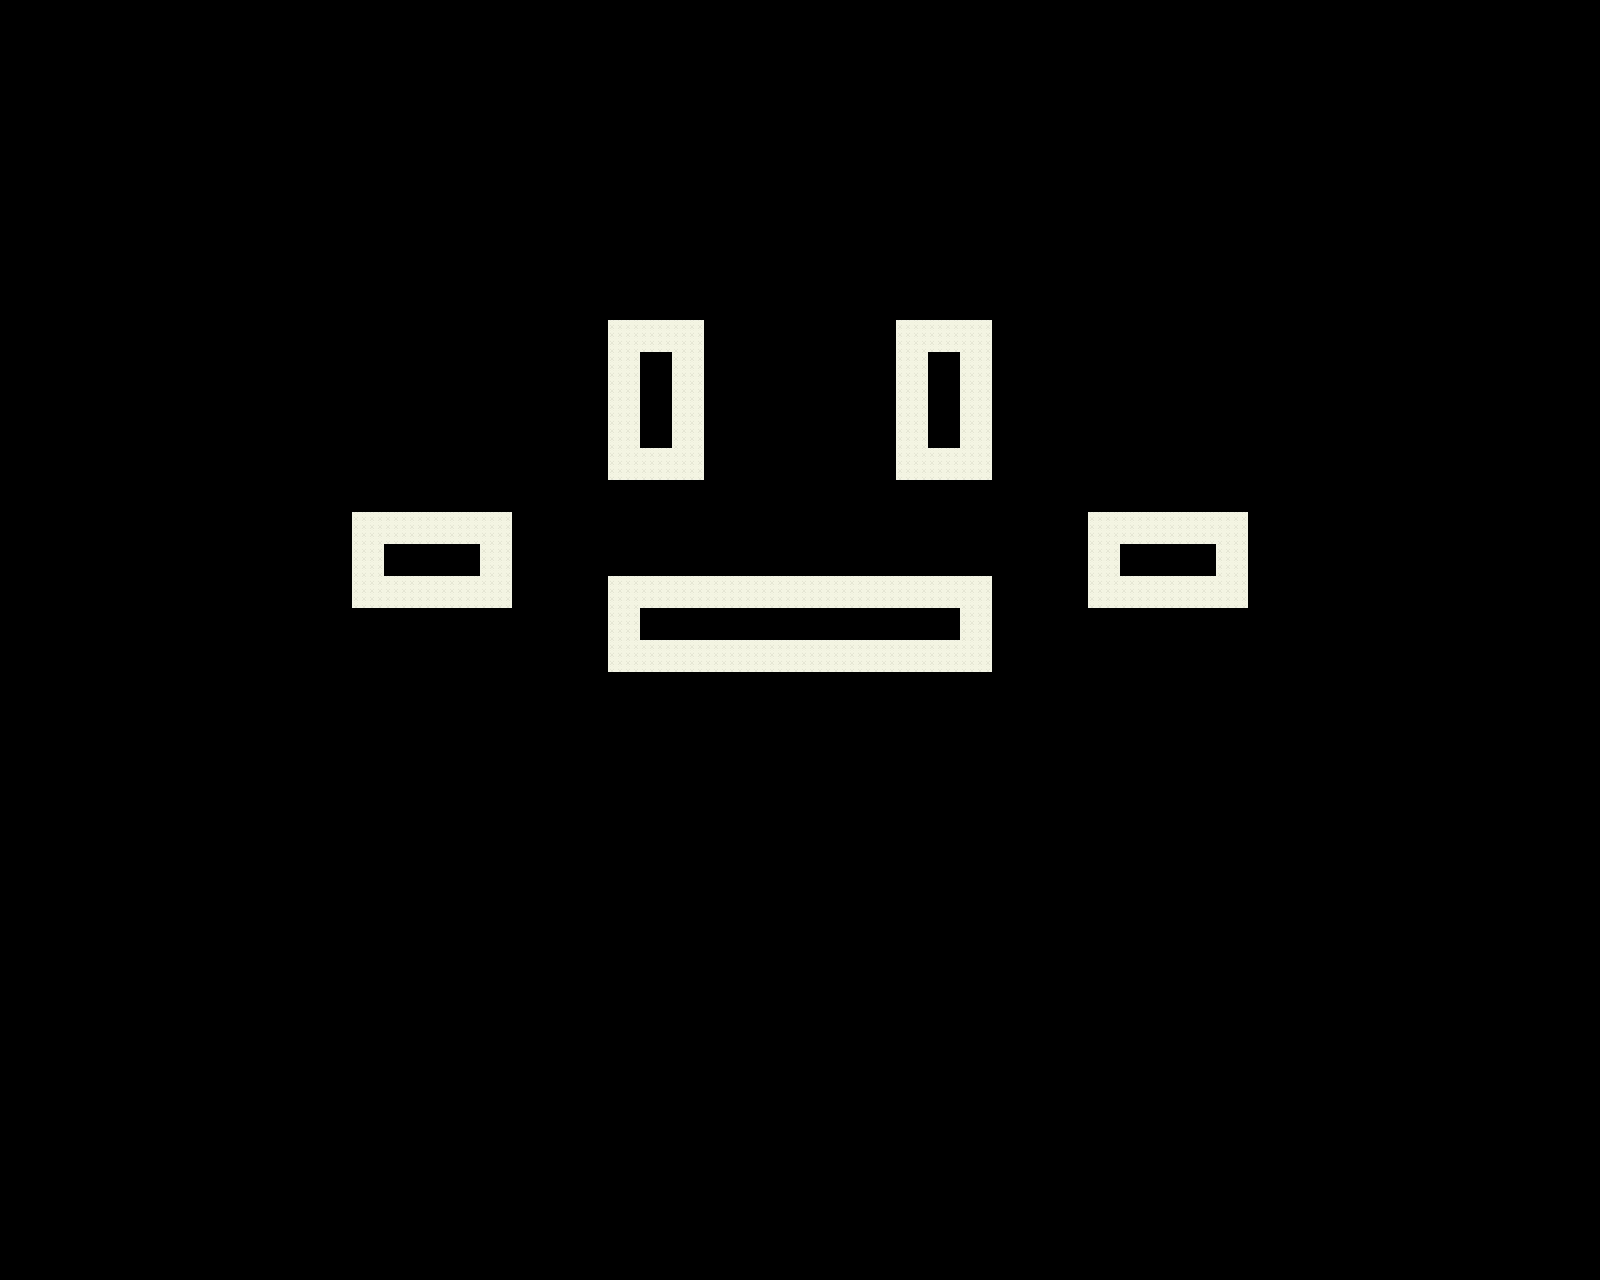

The image is a tile-based game level rendered from a .tmx file. Its description and source (layers, tilesets, objects; grid data summarised) follow:
An orthogonal 50x40 tile map with 32x32 px tiles, 4 tile layers (background layer, player layer, foreground layer, collision layer), 6 tilesets.

<map version="1.0" orientation="orthogonal" width="50" height="40" tilewidth="32" tileheight="32">
 <properties>
  <property name="background color" value="#7ABDFF" />
 </properties>
 <tileset firstgid="1" name="collision" tilewidth="32" tileheight="32">
  <image source="../images/collision.png" trans="ff00ff" width="256" height="256" />
 </tileset>
 <tileset firstgid="65" name="spikes" tilewidth="32" tileheight="32">
  <image source="../images/spikes.png" trans="ff00ff" width="128" height="64" />
 </tileset>
 <tileset firstgid="73" name="grass" tilewidth="32" tileheight="32">
  <image source="../images/grass_desert_tiles01.png" trans="ff00ff" width="320" height="320" />
 </tileset>
 <tileset firstgid="173" name="playground" tilewidth="32" tileheight="32">
  <image source="../images/playground_tiles01.png" trans="ff00ff" width="320" height="320" />
 </tileset>
 <tileset firstgid="273" name="industrial" tilewidth="32" tileheight="32">
  <image source="../images/town_industrial_tiles01.png" trans="ff00ff" width="320" height="320" />
 </tileset>
 <tileset firstgid="373" name="research" tilewidth="32" tileheight="32">
  <image source="../images/research_sketch_tiles01.png" trans="ff00ff" width="320" height="320" />
 </tileset>
 <layer name="background layer" width="50" height="40">
  <data>[2000 cells, 74 non-empty, 1 distinct tile ids]</data>
 </layer>
 <layer name="player layer" width="50" height="40">
  <data>[2000 cells, 0 non-empty, 0 distinct tile ids]</data>
 </layer>
 <layer name="foreground layer" width="50" height="40">
  <data>[2000 cells, 0 non-empty, 0 distinct tile ids]</data>
 </layer>
 <layer name="collision layer" width="50" height="40">
  <data>[2000 cells, 0 non-empty, 0 distinct tile ids]</data>
 </layer>
 <objectgroup name="player" width="50" height="40" />
 <objectgroup name="box" width="50" height="40" />
 <objectgroup name="collectible" width="50" height="40" />
 <objectgroup name="door" width="50" height="40" />
</map>
